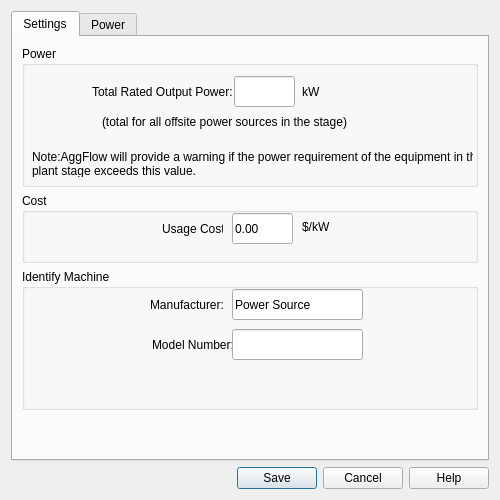
<?xml version="1.0" encoding="UTF-8"?>
<ui version="4.0">
 <class>PowerSourcesandAuxiliaryEquipment</class>
 <widget class="QDialog" name="PowerSourcesandAuxiliaryEquipment">
  <property name="geometry">
   <rect>
    <x>0</x>
    <y>0</y>
    <width>500</width>
    <height>500</height>
   </rect>
  </property>
  <property name="sizePolicy">
   <sizepolicy hsizetype="Fixed" vsizetype="Fixed">
    <horstretch>0</horstretch>
    <verstretch>0</verstretch>
   </sizepolicy>
  </property>
  <property name="minimumSize">
   <size>
    <width>500</width>
    <height>500</height>
   </size>
  </property>
  <property name="maximumSize">
   <size>
    <width>500</width>
    <height>500</height>
   </size>
  </property>
  <property name="windowTitle">
   <string>Adjust Outside Power</string>
  </property>
  <layout class="QGridLayout" name="gridLayout">
   <item row="0" column="0">
    <widget class="QTabWidget" name="tabWidget">
     <property name="currentIndex">
      <number>0</number>
     </property>
     <widget class="QWidget" name="tab">
      <attribute name="title">
       <string>Settings</string>
      </attribute>
      <layout class="QVBoxLayout" name="verticalLayout">
       <item>
        <widget class="QGroupBox" name="groupBox">
         <property name="title">
          <string>Power</string>
         </property>
         <widget class="QLabel" name="label">
          <property name="geometry">
           <rect>
            <x>70</x>
            <y>30</y>
            <width>141</width>
            <height>31</height>
           </rect>
          </property>
          <property name="text">
           <string>Total Rated Output Power: </string>
          </property>
         </widget>
         <widget class="QLabel" name="label_2">
          <property name="geometry">
           <rect>
            <x>80</x>
            <y>60</y>
            <width>291</width>
            <height>31</height>
           </rect>
          </property>
          <property name="text">
           <string>(total for all offsite power sources in the stage)</string>
          </property>
         </widget>
         <widget class="QLabel" name="label_5">
          <property name="geometry">
           <rect>
            <x>10</x>
            <y>90</y>
            <width>441</width>
            <height>41</height>
           </rect>
          </property>
          <property name="text">
           <string>
Note:AggFlow will provide a warning if the power requirement of the equipment in the
plant stage exceeds this value.</string>
          </property>
         </widget>
         <widget class="QLineEdit" name="lineEdit">
          <property name="geometry">
           <rect>
            <x>212</x>
            <y>30</y>
            <width>61</width>
            <height>31</height>
           </rect>
          </property>
         </widget>
         <widget class="QLabel" name="label_6">
          <property name="geometry">
           <rect>
            <x>280</x>
            <y>30</y>
            <width>21</width>
            <height>31</height>
           </rect>
          </property>
          <property name="text">
           <string>kW</string>
          </property>
         </widget>
        </widget>
       </item>
       <item>
        <widget class="QGroupBox" name="groupBox_2">
         <property name="minimumSize">
          <size>
           <width>0</width>
           <height>20</height>
          </size>
         </property>
         <property name="maximumSize">
          <size>
           <width>16777215</width>
           <height>70</height>
          </size>
         </property>
         <property name="title">
          <string>Cost</string>
         </property>
         <widget class="QLabel" name="label_8">
          <property name="geometry">
           <rect>
            <x>280</x>
            <y>20</y>
            <width>41</width>
            <height>41</height>
           </rect>
          </property>
          <property name="text">
           <string>$/kW
</string>
          </property>
         </widget>
         <widget class="QLineEdit" name="lineEdit_2">
          <property name="geometry">
           <rect>
            <x>210</x>
            <y>20</y>
            <width>61</width>
            <height>31</height>
           </rect>
          </property>
          <property name="text">
           <string>0.00</string>
          </property>
         </widget>
         <widget class="QLabel" name="label_9">
          <property name="geometry">
           <rect>
            <x>140</x>
            <y>20</y>
            <width>61</width>
            <height>31</height>
           </rect>
          </property>
          <property name="text">
           <string>Usage Cost:</string>
          </property>
         </widget>
        </widget>
       </item>
       <item>
        <widget class="QGroupBox" name="groupBox_3">
         <property name="title">
          <string>Identify Machine</string>
         </property>
         <widget class="QLineEdit" name="lineEdit_3">
          <property name="geometry">
           <rect>
            <x>210</x>
            <y>20</y>
            <width>131</width>
            <height>31</height>
           </rect>
          </property>
          <property name="text">
           <string>Power Source</string>
          </property>
         </widget>
         <widget class="QLabel" name="label_10">
          <property name="geometry">
           <rect>
            <x>128</x>
            <y>20</y>
            <width>81</width>
            <height>31</height>
           </rect>
          </property>
          <property name="text">
           <string>Manufacturer:</string>
          </property>
         </widget>
         <widget class="QLabel" name="label_11">
          <property name="geometry">
           <rect>
            <x>130</x>
            <y>60</y>
            <width>81</width>
            <height>31</height>
           </rect>
          </property>
          <property name="text">
           <string>Model Number:</string>
          </property>
         </widget>
         <widget class="QLineEdit" name="lineEdit_4">
          <property name="geometry">
           <rect>
            <x>210</x>
            <y>60</y>
            <width>131</width>
            <height>31</height>
           </rect>
          </property>
         </widget>
        </widget>
       </item>
       <item>
        <spacer name="verticalSpacer">
         <property name="orientation">
          <enum>Qt::Vertical</enum>
         </property>
         <property name="sizeType">
          <enum>QSizePolicy::Fixed</enum>
         </property>
         <property name="sizeHint" stdset="0">
          <size>
           <width>20</width>
           <height>40</height>
          </size>
         </property>
        </spacer>
       </item>
      </layout>
     </widget>
     <widget class="QWidget" name="tab_2">
      <attribute name="title">
       <string>Power</string>
      </attribute>
      <widget class="QLabel" name="label_7">
       <property name="geometry">
        <rect>
         <x>10</x>
         <y>0</y>
         <width>431</width>
         <height>61</height>
        </rect>
       </property>
       <property name="text">
        <string>Indicate the total power consumption for this equipment:
1. Identify all the power sources for this equipment.
2. Click in each box below to edit the item details.
3. Add or Delete items in the table as needed.</string>
       </property>
      </widget>
      <widget class="QTableView" name="tableView">
       <property name="geometry">
        <rect>
         <x>0</x>
         <y>80</y>
         <width>471</width>
         <height>111</height>
        </rect>
       </property>
       <property name="verticalScrollBarPolicy">
        <enum>Qt::ScrollBarAlwaysOn</enum>
       </property>
       <property name="horizontalScrollBarPolicy">
        <enum>Qt::ScrollBarAlwaysOn</enum>
       </property>
      </widget>
      <widget class="QPushButton" name="pushButton">
       <property name="geometry">
        <rect>
         <x>10</x>
         <y>200</y>
         <width>161</width>
         <height>31</height>
        </rect>
       </property>
       <property name="text">
        <string>Add New Item To The Table</string>
       </property>
      </widget>
      <widget class="QPushButton" name="pushButton_2">
       <property name="geometry">
        <rect>
         <x>10</x>
         <y>230</y>
         <width>121</width>
         <height>31</height>
        </rect>
       </property>
       <property name="text">
        <string>Delete Selected Item</string>
       </property>
      </widget>
      <widget class="QFrame" name="frame">
       <property name="geometry">
        <rect>
         <x>0</x>
         <y>280</y>
         <width>471</width>
         <height>41</height>
        </rect>
       </property>
       <property name="frameShape">
        <enum>QFrame::StyledPanel</enum>
       </property>
       <property name="frameShadow">
        <enum>QFrame::Plain</enum>
       </property>
       <widget class="QLabel" name="label_20">
        <property name="geometry">
         <rect>
          <x>100</x>
          <y>10</y>
          <width>121</width>
          <height>16</height>
         </rect>
        </property>
        <property name="text">
         <string>Total :     0         kW</string>
        </property>
       </widget>
      </widget>
     </widget>
    </widget>
   </item>
   <item row="1" column="0">
    <widget class="QDialogButtonBox" name="buttonBox">
     <property name="standardButtons">
      <set>QDialogButtonBox::Cancel|QDialogButtonBox::Help|QDialogButtonBox::Save</set>
     </property>
    </widget>
   </item>
  </layout>
 </widget>
 <resources/>
 <connections/>
</ui>
